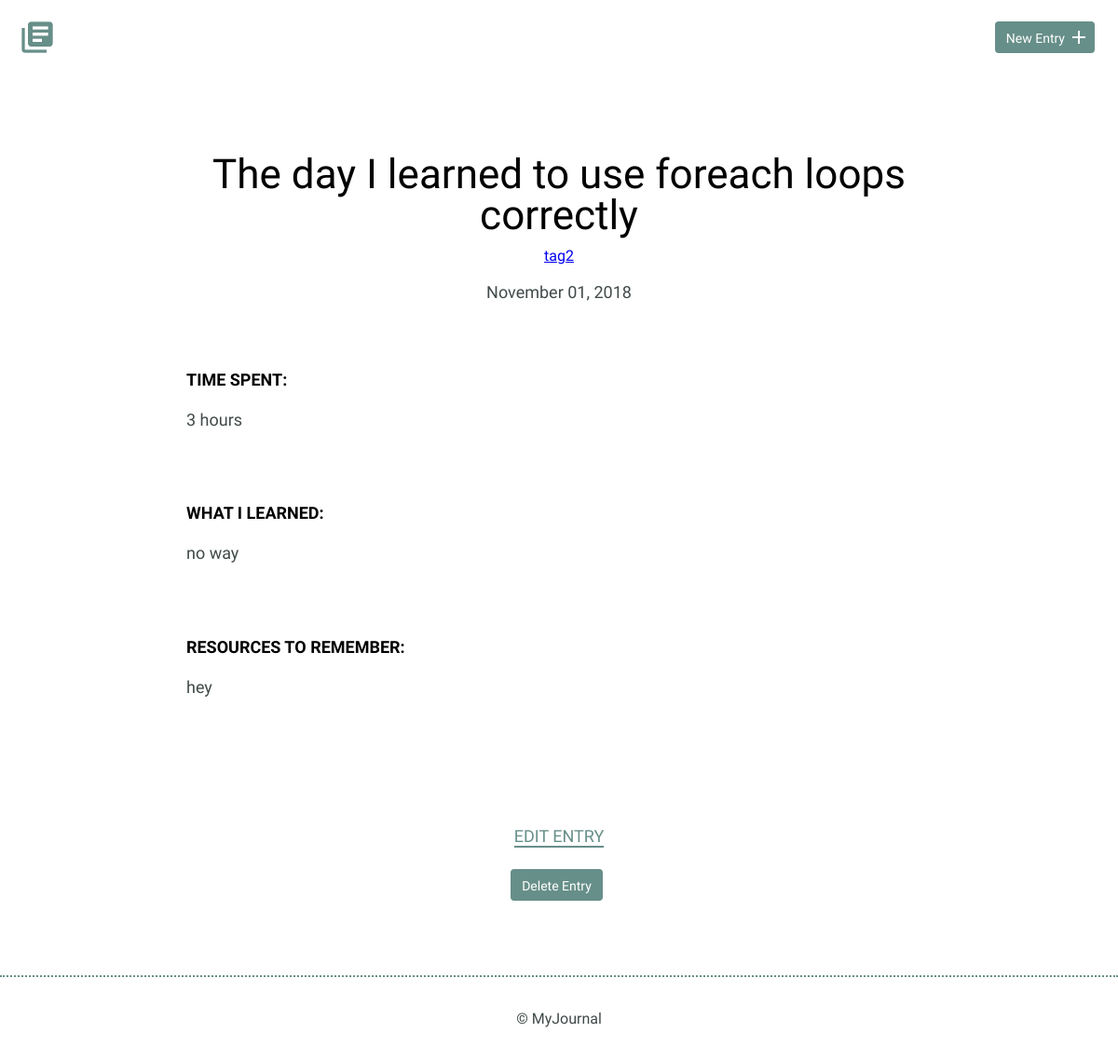
Screenshot of /detail.php?id=3 with the database file from the repository.
### tables this page shows
CREATE TABLE "entries" (
	`id`	INTEGER,
	`title`	TEXT,
	`date`	TEXT,
	`time_spent`	INTEGER,
	`learned`	BLOB,
	`resources`	BLOB,
	PRIMARY KEY(`id`)
);

### inc/functions.php (called while the page is built, shortened)
<?php
function get_journal_entry($entry_id){
  include 'connection.php';
  $sql = 'SELECT * FROM entries WHERE id = ?';
  try {
    $results = $db->prepare($sql);
    $results->bindValue(1, $entry_id, PDO::PARAM_INT);
    $results->execute();
  } catch (Exception $e) {
    echo $e->getMessage();
    return false;
  }
  return $results->fetch();
}
function get_tags_for_entry($entry_id) {
  include 'connection.php';
  $sql = 'SELECT tags.name, tags.id
          FROM tags
          JOIN entry_tags ON tags.id = entry_tags.tag_id
          WHERE entry_tags.entry_id = ?';
  try {
    $results = $db->prepare($sql);
    $results->bindValue(1, $entry_id, PDO::PARAM_INT);
    $results->execute();
  } catch (Exception $e) {
    echo $e->getMessage();
    return false;
  }
  return $results;
}

### detail.php (the view, shortened to what this page needs)
<?php
require_once "inc/functions.php";
if (isset($_GET['id'])) {
  list($entry_id, $title, $date, $time_spent, $learned, $resources) = get_journal_entry(filter_input(INPUT_GET, 'id', FILTER_SANITIZE_NUMBER_INT));
}
include "inc/header.php";
?>
  <div class="entry-list single">
    <article>
      <h1><?php echo $title ?></h1>
      <div class="tag-list">
        <?php
          foreach (get_tags_for_entry($entry_id) as $tag) {
            echo "<a href='tag.php?tag=" .$tag['id']. "'>" .$tag['name']. "</a>  ";
          }
        ?>
      </div>
      <br>
      <time datetime="<?php echo $date ?>"><?php echo strftime("%B %d, %Y", strtotime($date)); ?></time>
      <div class="entry">
        <h3>Time Spent: </h3>
        <p><?php echo $time_spent ?></p>
      </div>
      <div class="entry">
        <h3>What I Learned:</h3>
        <p><?php echo $learned ?></p>
      </div>
      <div class="entry">
        <h3>Resources to Remember:</h3>
        <p><?php echo $resources ?></p>
      </div>
    </article>
  </div>
  <div class="edit">
    <p><a href="edit.php?id=<?php echo $entry_id?>">Edit Entry</a></p>
    <form method='post' onsubmit=\"return confirm('Are you sure?');\">
      <input type='submit' class='button button-danger' value='Delete Entry' />
    </form>
  </div>
<?php include "inc/footer.php" ?>

### css/site.css (style rules this page uses)
body { font-size: 16px; color: #404a49; font-family: 'Cousine', serif; font-weight: 400; }
.button { padding: 8px 10px 6px 10px; background: #678f89; border: 2px solid #678f89; border-radius: 4px; text-decoration: none; color: #FFF; position: relative; text-align: center; font-size: 14px; }
h1, h2, h3 { margin: 0; font-weight: 400; line-height: 1em; color: #000; }
h1 { font-size: 44px; margin-bottom: 12px; }
h3 { font-size: 18px; font-family: 'Work Sans', serif; font-weight: 600; text-transform: uppercase; }
p { line-height: 1.8em; font-size: 18px; }
p a { border-bottom: 2px solid #678f89; padding: 0; color: #678f89; text-decoration: none; }
.entry-list, .edit-entry, .new-entry { max-width: 800px; margin: 0 auto; padding: 70px 0 150px 0; }
.entry-list article { margin-bottom: 70px; text-align: center; }
.entry-list article:last-child { margin-bottom: 0; }
.entry-list.single { padding-bottom: 70px; }
.entry-list.single time { font-size: 18px; }
.entry { max-width: 800px; margin: 75px auto 0 auto; text-align: left; }
.entry p { margin-bottom: 40px; }
.edit { padding-bottom: 80px; text-align: center; margin: 0 auto; }
.edit a { font-weight: 400; text-transform: uppercase; font-size: 18px; }
input[type=submit] { margin-right: 5px; }

### rows the page displays
entries: title "The day I learned to use foreach loops correctly", date "November 01, 2018", time_spent "3 hours", learned "no way", resources "hey"

### other values shown
$tag['name'] "tag2"
